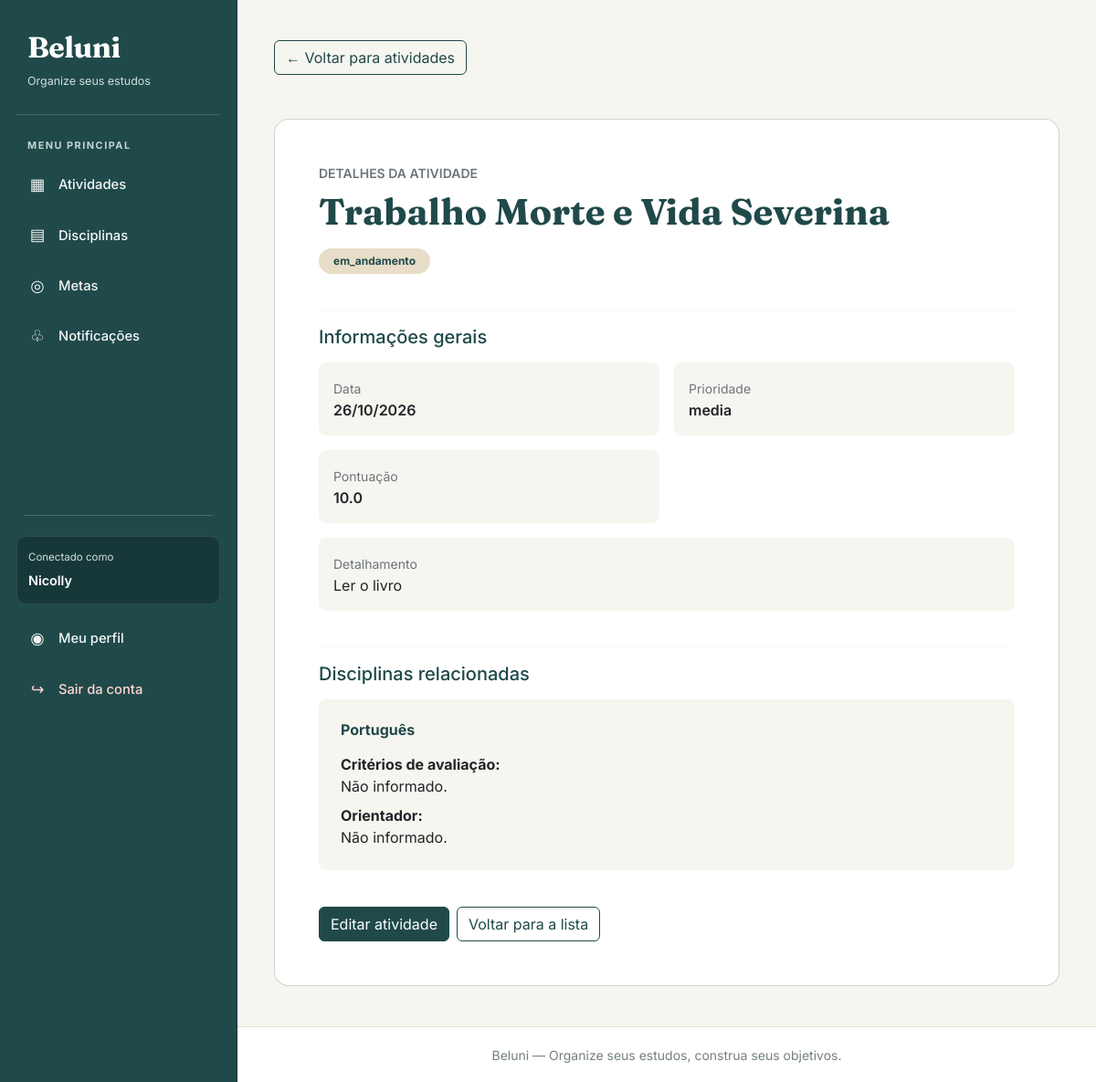
The app's page /atividades/6/ (signed in) with its own data.
### atividade/models.py (models this page shows, shortened)
class Atividade(models.Model):
    titulo = models.CharField(max_length=100)
    data = models.DateField()
    detalhamento_atividade = models.CharField(max_length=255)
    status = models.CharField(max_length=50)
    prioridade = models.CharField(max_length=50)
    pontuacao = models.FloatField()
    disciplinas = models.ManyToManyField(
        Disciplina,
        through="AtividadeInterdisciplinar",
        related_name="atividades"
    )

class AtividadeInterdisciplinar(models.Model):
    atividade = models.ForeignKey(
        Atividade,
        on_delete=models.CASCADE
    )
    disciplina = models.ForeignKey(
        Disciplina,
        on_delete=models.CASCADE
    )
    criterios_de_avaliacao = models.CharField(
    max_length=255,
    blank=True,
    default=''
    )
    orientador = models.CharField(
    max_length=100,
    blank=True,
    default=''
    )
    class Meta:
        verbose_name = "Atividade interdisciplinar"
        verbose_name_plural = "Atividades interdisciplinares"

### disciplinas/models.py (models this page shows, shortened)
class Disciplina(models.Model):
    nomedisciplina = models.CharField(max_length=100)
    estudante = models.ForeignKey(
        'estudante.Estudante',
        on_delete=models.CASCADE
    )

### atividade/views.py (the view)
# urls.py: path('<int:id>/', views.detalhar_atividade, name='detalhar_atividade'),
@login_required
@permission_required('atividade.view_atividade')
def detalhar_atividade(request, id):
    estudante = obter_estudante(request.user)
    atividade = get_object_or_404(
        atividades_do_estudante(estudante).prefetch_related(
            'disciplinas',
            'atividadeinterdisciplinar_set',
        ),
        id=id
    )
    return render(
        request,
        'atividade/detalhar.html',
        {'atividade': atividade}
    )

### atividade/views.py (called while the page is built)
def obter_estudante(usuario):
    return get_object_or_404(
        Estudante,
        pk=usuario.pk
    )

def atividades_do_estudante(estudante):
    return Atividade.objects.filter(
        disciplinas__estudante=estudante
    ).distinct()

### atividade/templates/atividade/detalhar.html (shortened to what this page needs)
{% extends 'base.html' %}
{% block conteudo %}
<div class="container py-3">
    <div class="mb-4">
        <a href="{% url 'listar_atividades' %}" class="btn btn-outline-primary mb-4">
            ← Voltar para atividades
        </a>
    </div>
    <div class="card p-4 p-md-5">
        <div class="d-flex justify-content-between align-items-start flex-wrap gap-3 mb-4">
            <div>
                <p class="text-uppercase small fw-semibold text-secondary mb-2">
                    Detalhes da atividade
                </p>
                <h1 class="titulo-pagina mb-0">
                    {{ atividade.titulo }}
                </h1>
            </div>
            <span class="badge rounded-pill px-3 py-2"
                  style="background-color: #E8DDC8; color: #20494A;">
                {{ atividade.get_status_display|default:atividade.status }}
            </span>
        </div>
        <hr style="border-color: #E5E2D9;">
        <h5 class="mb-3" style="color: #20494A;">
            Informações gerais
        </h5>
        <div class="row g-3 mb-4">
            <div class="col-md-6">
                <div class="p-3 rounded-3 h-100"
                     style="background-color: #F7F5EF;">
                    <span class="small text-secondary">Data</span>
                    <p class="fw-semibold mb-0">
                        {{ atividade.data|date:"d/m/Y" }}
                    </p>
                </div>
            </div>
            <div class="col-md-6">
                <div class="p-3 rounded-3 h-100"
                     style="background-color: #F7F5EF;">
                    <span class="small text-secondary">Prioridade</span>
                    <p class="fw-semibold mb-0">
                        {{ atividade.get_prioridade_display|default:atividade.prioridade }}
                    </p>
                </div>
            </div>
            <div class="col-md-6">
                <div class="p-3 rounded-3 h-100"
                     style="background-color: #F7F5EF;">
                    <span class="small text-secondary">Pontuação</span>
                    <p class="fw-semibold mb-0">
                        {{ atividade.pontuacao }}
                    </p>
                </div>
            </div>
            <div class="col-12">
                <div class="p-3 rounded-3"
                     style="background-color: #F7F5EF;">
                    <span class="small text-secondary">Detalhamento</span>
                    <p class="mb-0">
                        {{ atividade.detalhamento_atividade|default:"Não informado."|linebreaksbr }}
                    </p>
                </div>
            </div>
        </div>
        <hr style="border-color: #E5E2D9;">
        <h5 class="mb-3" style="color: #20494A;">
            Disciplinas relacionadas
        </h5>
        {% for item in atividade.atividadeinterdisciplinar_set.all %}
            <div class="p-3 p-md-4 mb-3 rounded-3"
                 style="background-color: #F7F5EF;">
                <h6 class="fw-bold mb-3" style="color: #20494A;">
                    {{ item.disciplina.nomedisciplina }}
                </h6>
                <p class="mb-2">
                    <strong>Critérios de avaliação:</strong><br>
                    {{ item.criterios_de_avaliacao|default:"Não informado." }}
                </p>
                <p class="mb-0">
                    <strong>Orientador:</strong><br>
                    {{ item.orientador|default:"Não informado." }}
                </p>
            </div>
        {% empty %}
            <p class="text-secondary">
                Nenhuma disciplina relacionada a esta atividade.
            </p>
        {% endfor %}
        <div class="d-flex flex-wrap gap-2 mt-4">
            <a href="{% url 'editar_atividade' atividade.id %}"
               class="btn btn-primary">
                Editar atividade
            </a>
            <a href="{% url 'listar_atividades' %}"
               class="btn btn-outline-primary">
                Voltar para a lista
            </a>
        </div>
    </div>
</div>
{% endblock %}

### templates/base.html (shortened to what this page needs)
{% load static %}
<!DOCTYPE html>
<html lang="pt-br">
<head>
    <link href="https://cdn.jsdelivr.net/npm/bootstrap@5.3.3/dist/css/bootstrap.min.css"
          rel="stylesheet">
</head>
<body>
<div class="app-layout">
    <div class="offcanvas-lg offcanvas-start sidebar"
         tabindex="-1"
         id="menuLateral"
         aria-labelledby="tituloMenuLateral">
        <div class="sidebar-inner">
            <div class="brand-area">
                <a href="{% url 'listar_atividades' %}"
                   class="brand-name"
                   id="tituloMenuLateral">
                    Beluni
                </a>
                <span class="brand-description">
                    Organize seus estudos
                </span>
            </div>
            {% if user.is_authenticated %}
                <p class="menu-label">Menu principal</p>
                <ul class="nav flex-column">
                    <li class="nav-item">
                        <a class="nav-link"
                           href="{% url 'listar_atividades' %}">
                            <span class="menu-icon">▦</span>
                            <span>Atividades</span>
                        </a>
                    </li>
                    <li class="nav-item">
                        <a class="nav-link"
                           href="{% url 'listar_disciplinas' %}">
                            <span class="menu-icon">▤</span>
                            <span>Disciplinas</span>
                        </a>
                    </li>
                    <li class="nav-item">
                        <a class="nav-link"
                           href="{% url 'listar_metas' %}">
                            <span class="menu-icon">◎</span>
                            <span>Metas</span>
                        </a>
                    </li>
                    <li class="nav-item">
                        <a class="nav-link"
                           href="{% url 'notificacao:listar_notificacoes' %}">
                            <span class="menu-icon">♧</span>
                            <span>Notificações</span>
                        </a>
                    </li>
                </ul>
                <div class="sidebar-bottom">
                    <hr class="sidebar-divider">
                    <div class="user-box">
                        <span class="user-box-label">
                            Conectado como
                        </span>
                        <span class="user-box-name">
                            {{ user.get_full_name|default:user.username }}
                        </span>
                    </div>
                    <ul class="nav flex-column">
                        <li class="nav-item">
                            <a class="nav-link"
                               href="{% url 'meu_perfil' %}">
                                <span class="menu-icon">◉</span>
                                <span>Meu perfil</span>
                            </a>
                        </li>
                        <li class="nav-item">
                            <a class="nav-link logout-link"
                               href="{% url 'logout_estudante' %}">
                                <span class="menu-icon">↪</span>
                                <span>Sair da conta</span>
                            </a>
                        </li>
                    </ul>
                </div>
            {% endif %}
        </div>
    </div>
    <div class="main-area">
        <main class="main-content">
            {% block conteudo %}{% endblock %}
        </main>
        <footer class="main-footer">
            <small>
                Beluni — Organize seus estudos, construa seus objetivos.
            </small>
        </footer>
    </div>
</div>
</body>
</html>

### templates/base.html (style rules this page uses)
:root { --beluni-petroleo: #20494A; --beluni-petroleo-escuro: #173839; --beluni-petroleo-hover: #2D5B5C; --beluni-areia: #E8DDC8; --beluni-fundo: #F7F5EF; --beluni-texto: #293B3B; --beluni-suave: #758080; --beluni-borda: #E5E2D9; }
* { box-sizing: border-box; }
body { margin: 0; min-height: 100vh; font-family: 'Inter', sans-serif; background-color: var(--beluni-fundo); color: var(--beluni-texto); }
.app-layout { display: flex; min-height: 100vh; }
.sidebar { flex: 0 0 260px; width: 260px; min-height: 100vh; background-color: var(--beluni-petroleo) !important; color: #FFFFFF; border-right: 1px solid var(--beluni-petroleo-escuro); }
.sidebar-inner { display: flex; flex-direction: column; min-height: 100vh; padding: 28px 18px 20px; background-color: var(--beluni-petroleo) !important; }
.brand-area { position: relative; padding: 0 12px 26px; margin-bottom: 25px; background-color: var(--beluni-petroleo); border-bottom: 1px solid rgba(255, 255, 255, 0.16); }
.brand-name { display: inline-block; font-family: 'Fraunces', serif; font-size: 2rem; font-weight: 700; letter-spacing: -0.5px; color: #FFFFFF !important; text-decoration: none; }
.brand-description { display: block; margin-top: 4px; color: #D2E0DC; font-size: 0.78rem; }
.menu-label { padding: 0 12px; margin: 0 0 10px; color: #C3D6D1; font-size: 0.68rem; font-weight: 700; letter-spacing: 1.5px; text-transform: uppercase; }
.sidebar .nav { gap: 5px; }
.sidebar .nav-link { display: flex; align-items: center; gap: 12px; padding: 12px; border-radius: 9px; background-color: transparent; color: #F5F7F6; font-size: 0.92rem; font-weight: 500; text-decoration: none; transition: background-color 0.2s ease, color 0.2s ease; }
.menu-icon { display: inline-flex; align-items: center; justify-content: center; width: 22px; flex-shrink: 0; font-size: 1.1rem; }
.sidebar-divider { border: 0; border-top: 1px solid rgba(255, 255, 255, 0.18); margin: 22px 8px; opacity: 1; }
.sidebar-bottom { margin-top: auto; padding-top: 22px; background-color: var(--beluni-petroleo); }
.user-box { padding: 14px 12px; margin-bottom: 12px; background-color: var(--beluni-petroleo-escuro); border: 1px solid rgba(255, 255, 255, 0.10); border-radius: 10px; overflow-wrap: anywhere; }
.user-box-label { display: block; color: #D2E0DC; font-size: 0.72rem; margin-bottom: 4px; }
.user-box-name { color: #FFFFFF; font-size: 0.9rem; font-weight: 600; }
.sidebar .logout-link { color: #FFD6D2; }
.main-area { display: flex; flex-direction: column; flex: 1; min-width: 0; min-height: 100vh; background-color: var(--beluni-fundo); }
.main-content { flex: 1; min-width: 0; padding: 28px; }
.titulo-pagina { font-family: 'Fraunces', serif; color: var(--beluni-petroleo); font-weight: 700; }
.btn-primary { background-color: var(--beluni-petroleo); border-color: var(--beluni-petroleo); }
.btn-outline-primary { color: var(--beluni-petroleo); border-color: var(--beluni-petroleo); }
.card { border-radius: 1rem; }
.main-footer { padding: 18px 24px; border-top: 1px solid var(--beluni-borda); background-color: #FFFFFF; color: var(--beluni-suave); text-align: center; }

### records on screen
Atividade: titulo "Trabalho Morte e Vida Severina", status "em_andamento", data "26/10/2026", prioridade "media", pontuacao "10.0", detalhamento_atividade "Ler o livro"
AtividadeInterdisciplinar: disciplina.nomedisciplina "Português", criterios_de_avaliacao "Não informado.", orientador "Não informado."

### other values on screen
{{ user.get_full_name|default:user.username }} "Nicolly"
